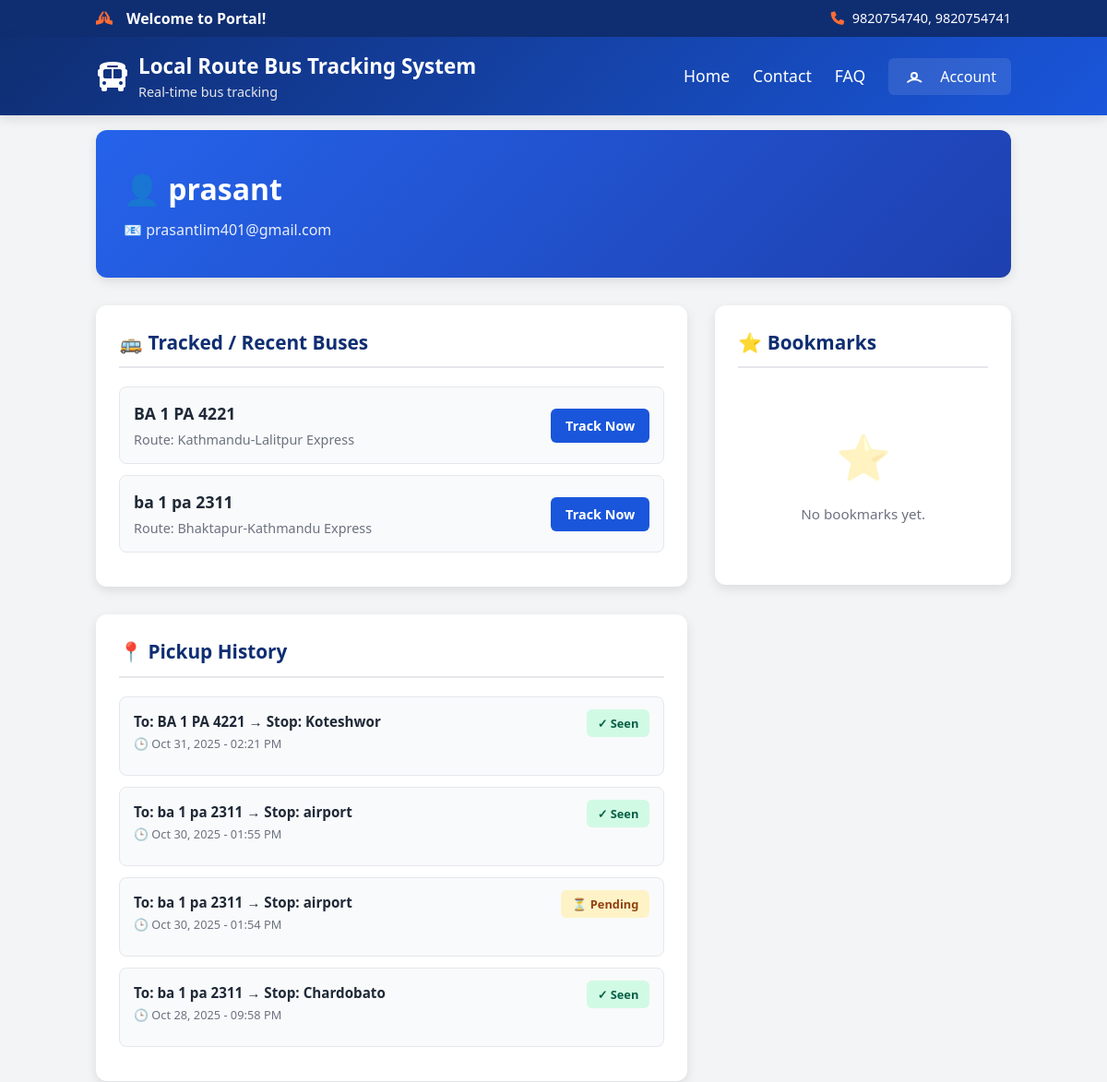
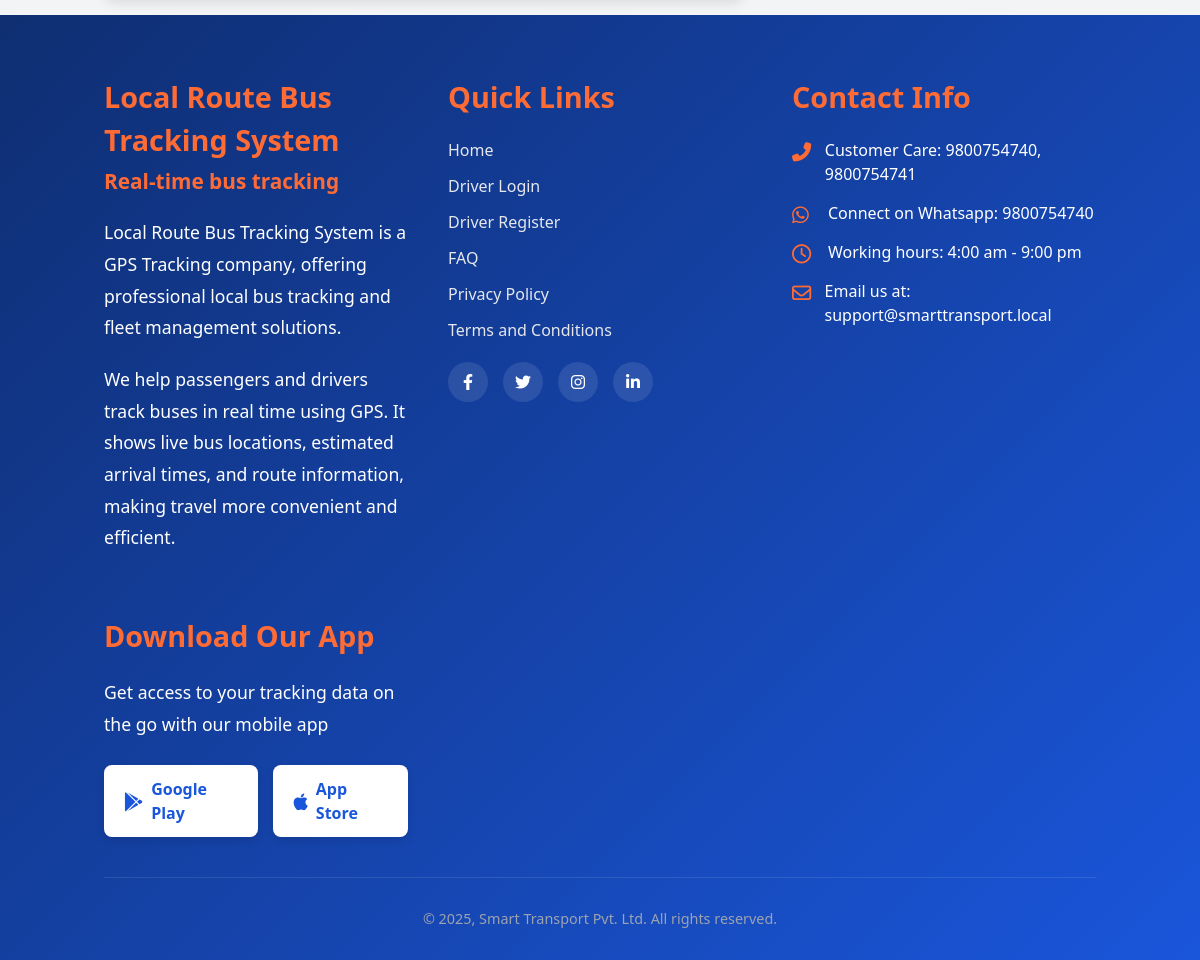
/user/profile/17/, run on the app's committed database (2 pictures, top to bottom).
### core/models.py (models this page shows, shortened)
class Bus(models.Model):
    number_plate = models.CharField(max_length=50)
    total_seats = models.PositiveIntegerField(default=25)
    driver = models.ForeignKey(Driver, on_delete=models.CASCADE, related_name='buses')
    route = models.ForeignKey('BusRoute', on_delete=models.PROTECT, related_name='buses')
    current_lat = models.FloatField(null=True, blank=True)
    current_lng = models.FloatField(null=True, blank=True)
    eta_seconds = models.IntegerField(null=True, blank=True)
    eta_smoothed_seconds = models.FloatField(null=True, blank=True)
    eta_passed_counter = models.IntegerField(default=0)
    eta_updated_at = models.DateTimeField(null=True, blank=True)
    nearest_stop_index = models.IntegerField(null=True, blank=True)

class BusRoute(models.Model):
    name = models.CharField(max_length=100, unique=True)
    stops = models.ManyToManyField('Stop', through='RouteStop', related_name='routes')
    is_active = models.BooleanField(default=False)
    polyline = models.TextField(null=True, blank=True)
    route_length_m = models.FloatField(null=True, blank=True)
    reverse_route = models.ForeignKey(
        'self',
        on_delete=models.SET_NULL,
        null=True,
        blank=True,
        related_name='forward_route',
        help_text="The reverse direction of this route"
    )

class PickupRequest(models.Model):
    STATUS_PENDING = 'pending'
    STATUS_ACK = 'acknowledged'
    STATUS_REJECTED = 'rejected'
    STATUS_CHOICES = [
        (STATUS_PENDING, 'Pending'),
        (STATUS_ACK, 'Acknowledged'),
        (STATUS_REJECTED, 'Rejected'),
    ]
    user = models.ForeignKey('auth.User', on_delete=models.CASCADE, related_name='pickup_requests')
    bus = models.ForeignKey(Bus, on_delete=models.CASCADE, related_name='pickup_requests')
    stop = models.CharField(max_length=255)
    message = models.TextField(blank=True)
    status = models.CharField(max_length=20, choices=STATUS_CHOICES, default=STATUS_PENDING)
    created_at = models.DateTimeField(auto_now_add=True)
    seen_by_driver = models.BooleanField(default=False)

### core/views.py (the view)
# urls.py: path('user/profile/<int:user_id>/', views.user_profile, name='user_profile'),
def user_profile(request, user_id):
    try:
        profile_user = User.objects.get(id=user_id)
        pickups = PickupRequest.objects.filter(user=profile_user).order_by('-created_at')[:200]
        bookmarks = Bookmark.objects.filter(user=profile_user).select_related('bus').order_by('-created_at')[:200]
        tracked = []
        seen = set()
        for p in pickups:
            if p.bus and p.bus.id not in seen:
                tracked.append(p.bus)
                seen.add(p.bus.id)
        for b in bookmarks:
            if b.bus and b.bus.id not in seen:
                tracked.append(b.bus)
                seen.add(b.bus.id)
        context = {
            'profile_user': profile_user,
            'pickups': pickups,
            'bookmarks': bookmarks,
            'tracked_buses': tracked,
        }
        return render(request, 'user/profile.html', context)
    except User.DoesNotExist:
        return render(request, 'user/profile.html', {'profile_user': None})

### core/templates/user/profile.html (shortened to what this page needs)
{% extends 'base.html' %}
{% load static %}
{% block content %}
{% if profile_user %}
        <div class="profile-header">
            <div class="profile-info">
                <div class="user-details">
                    <h2>👤 {{ profile_user.username }}</h2>
                    <div class="user-email">
                        📧 {{ profile_user.email }}
                    </div>
                </div>
            </div>
        </div>
        <div class="profile-grid">
            <div>
                <div class="section-card">
                    <h3 class="section-title">
                        🚌 Tracked / Recent Buses
                    </h3>
                    {% if tracked_buses %}
                        <ul class="bus-list">
                            {% for bus in tracked_buses %}
                                <li class="bus-item">
                                    <div class="bus-item-content">
                                        <div>
                                            <div class="bus-number">{{ bus.number_plate }}</div>
                                            <div class="bus-route">
                                                Route: {% if bus.route %}{{ bus.route.name }}{% else %}—{% endif %}
                                            </div>
                                        </div>
                                        <a href="{% url 'track_bus' bus.id %}" class="track-btn">
                                            Track Now
                                        </a>
                                    </div>
                                </li>
                            {% endfor %}
                        </ul>
                    {% else %}
                        <div class="empty-state">
                            <div class="empty-state-icon">🚌</div>
                            <p class="empty-state-text">No recent tracked buses.</p>
                        </div>
                    {% endif %}
                </div>
                <div class="section-card" style="margin-top: 30px;">
                    <h3 class="section-title">
                        📍 Pickup History
                    </h3>
                    {% if pickups %}
                        <ul class="pickup-list">
                            {% for p in pickups %}
                                <li class="pickup-item">
                                    <div class="pickup-item-content">
                                        <div class="pickup-details">
                                            <div class="pickup-to">
                                                To: {% if p.bus %}{{ p.bus.number_plate }}{% else %}—{% endif %}
                                                → Stop: {{ p.stop }}
                                            </div>
                                            <div class="pickup-time">
                                                🕒 {{ p.created_at|date:"M d, Y - h:i A" }}
                                            </div>
                                        </div>
                                        <div>
                                            <span class="status-badge {% if p.seen_by_driver %}status-seen{% else %}status-unseen{% endif %}">
                                                {% if p.seen_by_driver %}✓ Seen{% else %}⏳ Pending{% endif %}
                                            </span>
                                        </div>
                                    </div>
                                </li>
                            {% endfor %}
                        </ul>
                    {% else %}
                        <div class="empty-state">
                            <div class="empty-state-icon">📍</div>
                            <p class="empty-state-text">No pickup history.</p>
                        </div>
                    {% endif %}
                </div>
            </div>
            <div>
                <div class="section-card">
                    <h3 class="section-title">
                        ⭐ Bookmarks
                    </h3>
                    {% if bookmarks %}
                        <ul class="bookmark-list">
                            {% for b in bookmarks %}
                                <li class="bookmark-item">
                                    <div class="bookmark-item-content">
                                        <div class="bookmark-info">
                                            <div class="bookmark-bus">
                                                {% if b.bus %}{{ b.bus.number_plate }}{% else %}—{% endif %}
                                            </div>
                                            <div class="bookmark-date">
                                                Added: {{ b.created_at|date:"M d, Y" }}
                                            </div>
                                        </div>
                                        <button data-bus-id="{{ b.bus.id }}" class="remove-bookmark">
                                            Remove
                                        </button>
                                    </div>
                                </li>
                            {% endfor %}
                        </ul>
                    {% else %}
                        <div class="empty-state">
                            <div class="empty-state-icon">⭐</div>
                            <p class="empty-state-text">No bookmarks yet.</p>
                        </div>
                    {% endif %}
                </div>
            </div>
        </div>
{% endif %}
{% endblock %}

### core/templates/user/profile.html (style rules this page uses)
.profile-header { background: linear-gradient(135deg, #2563EB 0%, #1E40AF 100%); color: white; padding: 40px 30px; border-radius: 12px; box-shadow: 0 4px 12px rgba(0, 0, 0, 0.1); margin-bottom: 30px; }
.profile-info { display: flex; align-items: center; justify-content: space-between; flex-wrap: wrap; gap: 20px; }
.user-details h2 { font-size: 2rem; font-weight: 700; margin: 0 0 8px 0; color: white; }
.user-email { font-size: 1rem; opacity: 0.9; display: flex; align-items: center; gap: 8px; }
.profile-grid { display: grid; grid-template-columns: 2fr 1fr; gap: 30px; margin-top: 30px; }
.section-card { background: white; padding: 25px; border-radius: 12px; box-shadow: 0 4px 12px rgba(0, 0, 0, 0.1); }
.section-title { font-size: 1.3rem; font-weight: 700; color: var(--secondary); margin-bottom: 20px; padding-bottom: 10px; border-bottom: 2px solid #e5e7eb; display: flex; align-items: center; gap: 10px; }
.bus-list, .pickup-list, .bookmark-list { list-style: none; padding: 0; margin: 0; }
.bus-item, .pickup-item, .bookmark-item { padding: 15px; border: 1px solid #e5e7eb; border-radius: 8px; margin-bottom: 12px; transition: all 0.3s ease; background: #f9fafb; }
.bus-item-content { display: flex; justify-content: space-between; align-items: center; }
.bus-number { font-size: 1.1rem; font-weight: 700; color: var(--dark); }
.bus-route { font-size: 0.9rem; color: #6b7280; margin-top: 4px; }
.track-btn { background: var(--primary); color: white; padding: 8px 16px; border-radius: 6px; text-decoration: none; font-weight: 600; font-size: 0.9rem; transition: all 0.3s ease; }
.pickup-item-content { display: flex; justify-content: space-between; align-items: start; gap: 15px; }
.pickup-details { flex: 1; }
.pickup-to { font-size: 0.95rem; color: var(--dark); font-weight: 600; margin-bottom: 4px; }
.pickup-time { font-size: 0.8rem; color: #6b7280; margin-bottom: 8px; }
.status-badge { padding: 6px 12px; border-radius: 6px; font-size: 0.8rem; font-weight: 600; white-space: nowrap; }
.status-seen { background: #d1fae5; color: #065f46; }
.status-unseen { background: #fef3c7; color: #92400e; }
.empty-state { text-align: center; padding: 40px 20px; color: #6b7280; }
.empty-state-icon { font-size: 3rem; margin-bottom: 15px; opacity: 0.3; }
.empty-state-text { font-size: 0.95rem; }

### core/templates/base.html (style rules this page uses)
:root { --primary: #1a56db; --secondary: #0f2e72; --accent: #ff6b35; --light: #f3f4f6; --dark: #1f2937; }

### data on the page
Bus: number_plate "BA 1 PA 4221", route.name "Kathmandu-Lalitpur Express"
Bus: number_plate "ba 1 pa 2311", route.name "Bhaktapur-Kathmandu Express"
PickupRequest: bus.number_plate "BA 1 PA 4221", stop "Koteshwor", created_at "Oct 31, 2025 - 02:21 PM", seen_by_driver "✓ Seen"
PickupRequest: bus.number_plate "ba 1 pa 2311", stop "airport", created_at "Oct 30, 2025 - 01:55 PM", seen_by_driver "✓ Seen"
PickupRequest: bus.number_plate "ba 1 pa 2311", stop "airport", created_at "Oct 30, 2025 - 01:54 PM", seen_by_driver "⏳ Pending"
PickupRequest: bus.number_plate "ba 1 pa 2311", stop "Chardobato", created_at "Oct 28, 2025 - 09:58 PM", seen_by_driver "✓ Seen"

### other printed values
{{ profile_user.username }} "prasant"
{{ profile_user.email }} "prasantlim401@gmail.com"
